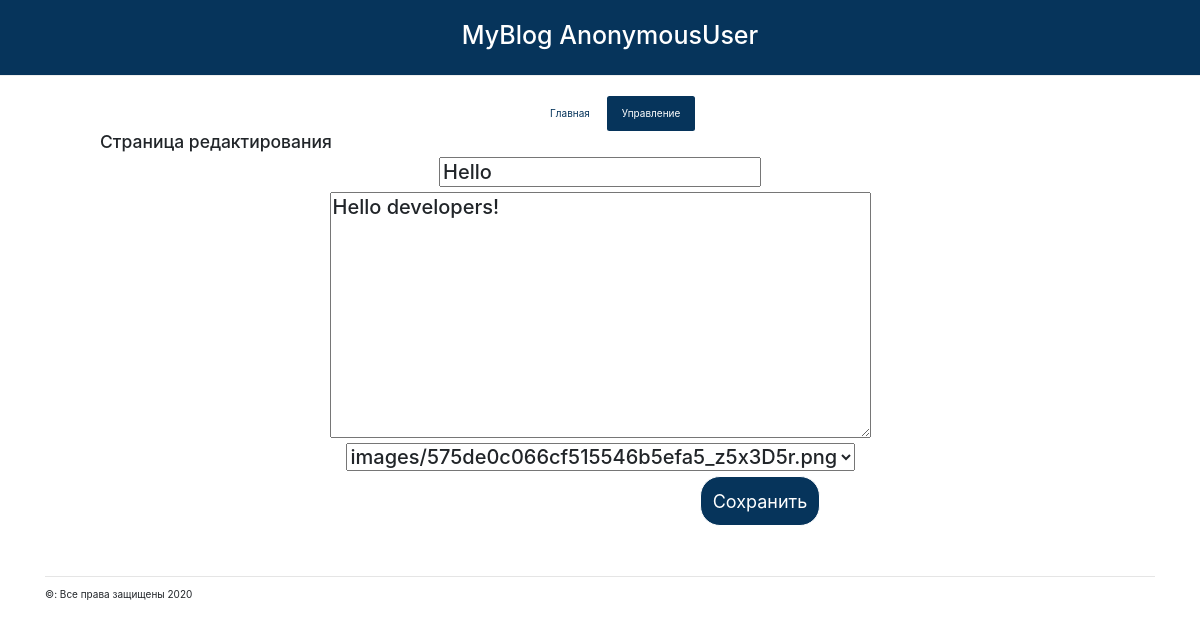
Page /update_post/1 on the committed database.
### blog/models.py (models this page shows, shortened)
class Post(models.Model):
    author = models.ForeignKey(settings.AUTH_USER_MODEL, on_delete=models.CASCADE)
    title = models.CharField(max_length=200)
    text = models.TextField()
    created_date = models.DateTimeField(default=timezone.now)
    published_date = models.DateTimeField(blank=True, null=True)
    image = models.OneToOneField(Post_Image, on_delete=models.CASCADE, null=True)

class Post_Image(models.Model):
    image = models.ImageField(upload_to='images/', blank=True, null=True)
    def __str__(self):
        return self.image.name

### blog/views.py (the view, shortened to what this page needs)
# urls.py: path('update_post/<int:pk>', views.update_post, name='update_post'),
def update_post(request, pk):
    get_form = Post.objects.get(pk=pk)
    form = PostForm(instance=get_form)
    return render(request, 'blog/post_edit.html', {'get_post': get_form, 'update': True, 'form': form})

### blog/forms.py
class PostForm(forms.ModelForm):
    class Meta:
        model = Post
        fields = ('title', 'text', 'image')

### blog/templates/blog/post_edit.html (shortened to what this page needs)
{% extends 'blog/bottom.html' %}
{% block settings %}
<!doctype html>
<html lang="en">
  <head>
    <link rel="stylesheet" href="https://stackpath.bootstrapcdn.com/bootstrap/4.5.0/css/bootstrap.min.css">
  </head>
  <body>
  </body>
</html>
{% endblock %}
{% block content %}
    <div class = "container">
        <ul class="nav nav-pills" style="margin-left: 490px">
            <li class="nav-item">
                <a class="nav-link active"  style="background-color: #FFFFFF; color: #06345B" href="/posts/">Главная</a>
            </li>
            <li class="nav-item">
                <a class="nav-link" style="background-color: #06345B; color: #FFFFFF" href="">Управление</a>
            </li>
        </ul>
    </div>
    {% if update %}
        <h3><a>Страница редактирования</a></h3>
        <form method="POST" class="post-form">{% csrf_token %}
            <h2><a>{{ form.title }}{{ form.author}} </a></h2>
            <h2><a>{{ form.text }}</a></h2>
            <h2><a>{{ form.image }}</a></h2>
            <button style="background-color: #06345B; height: 50px; width: 120px; border-color: #FFFFFF; color: #FFFFFF; margin-left: 700px; font-size: large; border-radius: 20px" type="submit" href="/#" class="save btn btn-dark">Сохранить</button>
        </form>
    {% endif %}
{% endblock %}

### blog/static/blog/css/blog.css (style rules this page uses)
h2 a { color: black; }
body h3 { padding-left: 100px; padding-right: 100px; }

### blog/templates/blog/bottom.html (style rules this page uses)
h2 { text-align: center; }

### rows in the picture
Post: title "Hello", text "Hello developers!"
Post_Image: image "images/575de0c066cf515546b5efa5_z5x3D5r.png"

### other values in the picture
{{ request.user }} "AnonymousUser"
